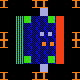

The image is a tile-based game level rendered from a .tmx file. Its description and complete source (layers, tilesets, objects, tile grids) follow:
An orthogonal 10x10 tile map with 8x8 px tiles, 2 tile layers (background, levelstuff).

<map version="1.0" tiledversion="1.1.6" orientation="orthogonal" renderorder="right-down" width="10" height="10" tilewidth="8" tileheight="8" infinite="0" nextobjectid="1">
 <tileset firstgid="1" name="tony_small8x8tilemap" tilewidth="8" tileheight="8" tilecount="64" columns="8">
  <image source="tony_small8x8tilemap.png" width="64" height="64" />
 </tileset>
 <layer name="background" width="10" height="10">
  <data encoding="csv">
10,4,4,4,10,10,4,4,4,10,
4,0,0,0,0,0,0,0,0,4,
4,0,20,20,20,20,20,20,0,4,
4,0,20,20,20,20,20,20,0,4,
10,0,20,20,20,20,20,20,0,10,
10,0,20,20,20,20,20,20,0,10,
4,0,20,20,20,20,20,20,0,4,
4,0,20,20,20,20,20,20,0,4,
4,0,0,0,0,0,0,0,0,4,
10,4,4,4,10,10,4,4,4,10
</data>
 </layer>
 <layer name="levelstuff" width="10" height="10">
  <data encoding="csv">
0,0,0,0,0,0,0,0,0,0,
0,0,0,0,0,9,0,0,0,0,
0,0,2,18,0,0,18,12,0,0,
0,0,2,0,0,0,0,12,1,0,
0,0,2,0,0,19,19,12,0,0,
0,0,2,0,0,11,11,12,0,0,
0,0,2,0,0,0,0,12,1,0,
0,0,2,18,0,0,18,12,0,0,
0,0,0,0,0,9,0,0,0,0,
0,0,0,0,0,0,0,0,0,0
</data>
 </layer>
</map>
